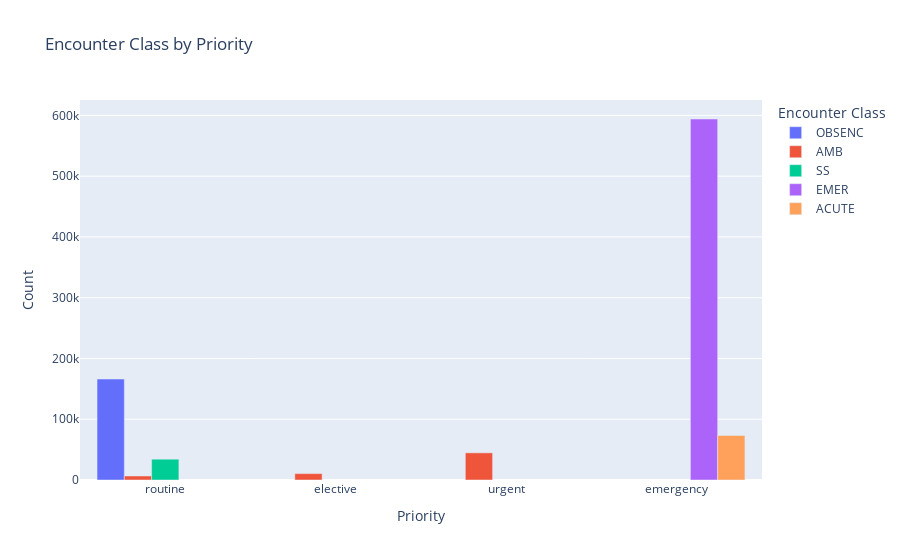

Notebook code for this chart:
### Markdown cell above
#### Encounter Class by Priority Grouped Bar Chart

### Code cell
grouped_data = fm_encounter.groupBy("encounterClass", "priority").count().toPandas()

fig = px.bar(
    grouped_data, 
    x='priority', 
    y='count', 
    color='encounterClass', 
    title='Encounter Class by Priority', 
    labels={'count': 'Count'},
    barmode='group'
)

fig.update_layout(xaxis_title='Priority',yaxis_title='Count',legend_title='Encounter Class')

fig.show()

### Figure 1 — Plotly figure (JSON) as saved in the notebook; plotly's stock layout.template omitted (floating-point values rounded to 4 significant figures)
{"data": [{"alignmentgroup": "True", "hovertemplate": "encounterClass=OBSENC<br>priority=%{x}<br>Count=%{y}<extra></extra>", "legendgroup": "OBSENC", "marker": {"color": "#636efa", "pattern": {"shape": ""}}, "name": "OBSENC", "offsetgroup": "OBSENC", "orientation": "v", "showlegend": true, "textposition": "auto", "type": "bar", "x": ["routine"], "xaxis": "x", "y": [166151], "yaxis": "y"}, {"alignmentgroup": "True", "hovertemplate": "encounterClass=AMB<br>priority=%{x}<br>Count=%{y}<extra></extra>", "legendgroup": "AMB", "marker": {"color": "#EF553B", "pattern": {"shape": ""}}, "name": "AMB", "offsetgroup": "AMB", "orientation": "v", "showlegend": true, "textposition": "auto", "type": "bar", "x": ["routine", "elective", "urgent"], "xaxis": "x", "y": [6626, 10565, 44691], "yaxis": "y"}, {"alignmentgroup": "True", "hovertemplate": "encounterClass=SS<br>priority=%{x}<br>Count=%{y}<extra></extra>", "legendgroup": "SS", "marker": {"color": "#00cc96", "pattern": {"shape": ""}}, "name": "SS", "offsetgroup": "SS", "orientation": "v", "showlegend": true, "textposition": "auto", "type": "bar", "x": ["routine"], "xaxis": "x", "y": [34231], "yaxis": "y"}, {"alignmentgroup": "True", "hovertemplate": "encounterClass=EMER<br>priority=%{x}<br>Count=%{y}<extra></extra>", "legendgroup": "EMER", "marker": {"color": "#ab63fa", "pattern": {"shape": ""}}, "name": "EMER", "offsetgroup": "EMER", "orientation": "v", "showlegend": true, "textposition": "auto", "type": "bar", "x": ["emergency"], "xaxis": "x", "y": [594054], "yaxis": "y"}, {"alignmentgroup": "True", "hovertemplate": "encounterClass=ACUTE<br>priority=%{x}<br>Count=%{y}<extra></extra>", "legendgroup": "ACUTE", "marker": {"color": "#FFA15A", "pattern": {"shape": ""}}, "name": "ACUTE", "offsetgroup": "ACUTE", "orientation": "v", "showlegend": true, "textposition": "auto", "type": "bar", "x": ["emergency"], "xaxis": "x", "y": [73181], "yaxis": "y"}], "layout": {"barmode": "group", "legend": {"title": {"text": "Encounter Class"}, "tracegroupgap": 0}, "title": {"text": "Encounter Class by Priority"}, "xaxis": {"anchor": "y", "domain": [0, 1], "title": {"text": "Priority"}}, "yaxis": {"anchor": "x", "domain": [0, 1], "title": {"text": "Count"}}}}
